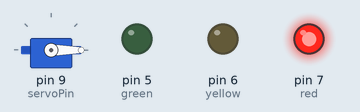
The sketch below on a simulated Arduino Uno, built with avr-gcc and run on an emulated ATmega328P. Shown: servo, output pins drawn as LEDs (lit = HIGH).

Above: at 0.05 s.
At 6.0 s:
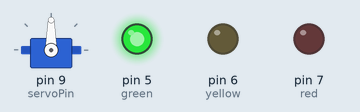
At 11.95 s:
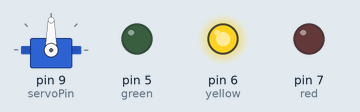
Timing chart, 0 to 15.6 s (numbered marks = the images above):
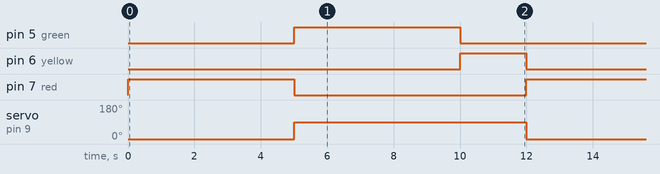

The sketch:

arduino.ino
```cpp
// Importing the library to control the servo motor
#include <Servo.h>

// Creating a servo object named barrier
Servo barrier;

// Assigning Arduino pins to the LEDs and servo motor
int red = 7;
int yellow = 6;
int green = 5;
int servoPin = 9;

// The setup function runs only once when the Arduino starts
void setup() {

  // Setting the LED pins as output so we can turn them on and off
  pinMode(red, OUTPUT);
  pinMode(yellow, OUTPUT);
  pinMode(green, OUTPUT);

  // Telling the Arduino that the servo is connected to pin 9
  barrier.attach(servoPin);

  // Closing the barrier when the system first starts
  barrier.write(0);
}

// The loop function keeps running repeatedly
void loop() {

  // Red light: vehicles must stop
  digitalWrite(red, HIGH);     // Turn on the red LED
  digitalWrite(yellow, LOW);    // Turn off the yellow LED
  digitalWrite(green, LOW);     // Turn off the green LED

  barrier.write(0);            // Move the barrier to 0 degrees to close it
  delay(5000);                 // Wait for 5 seconds


  // Green light: vehicles are allowed to pass
  digitalWrite(red, LOW);      // Turn off the red LED
  digitalWrite(yellow, LOW);    // Turn off the yellow LED
  digitalWrite(green, HIGH);    // Turn on the green LED

  barrier.write(90);           // Move the barrier to 90 degrees to open it
  delay(5000);                 // Allow vehicles to pass for 5 seconds


  // Yellow light: vehicles should prepare to stop
  digitalWrite(red, LOW);      // Turn off the red LED
  digitalWrite(yellow, HIGH);   // Turn on the yellow LED
  digitalWrite(green, LOW);     // Turn off the green LED

  barrier.write(90);           // Keep the barrier open
  delay(2000);                 // Wait for 2 seconds before the red light

  // The cycle starts again from the red light
}
```

Measured:
- by itself, pin 5 (green), pin 7 (red): alternates HIGH for 5.0 s and LOW for 7.0 s
- by itself, pin 6 (yellow): alternates HIGH for 2.0 s and LOW for 10.0 s
- by itself, servo on pin 9 (servoPin): alternates 90° for 7.0 s and 0° for 5.0 s
